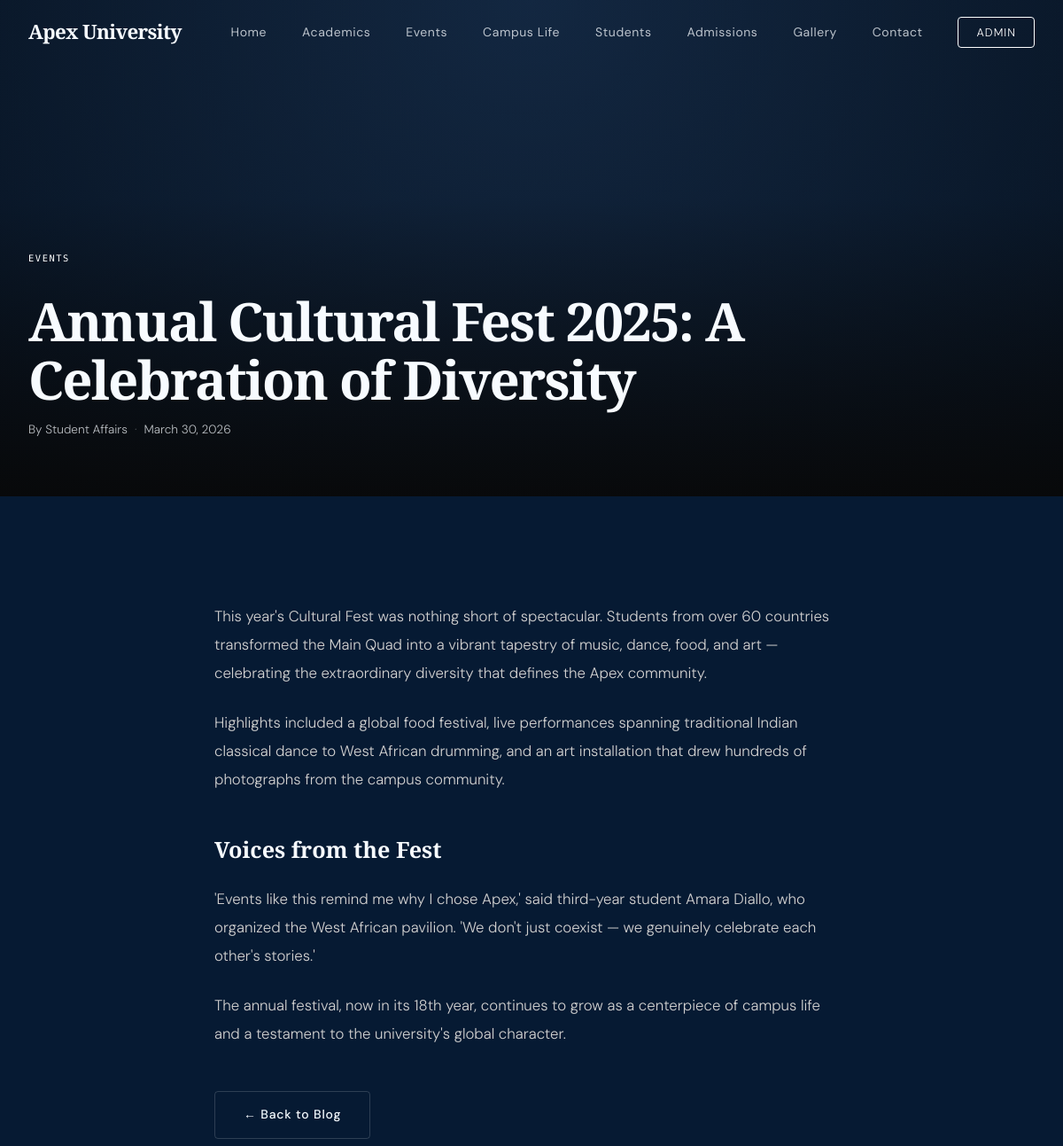
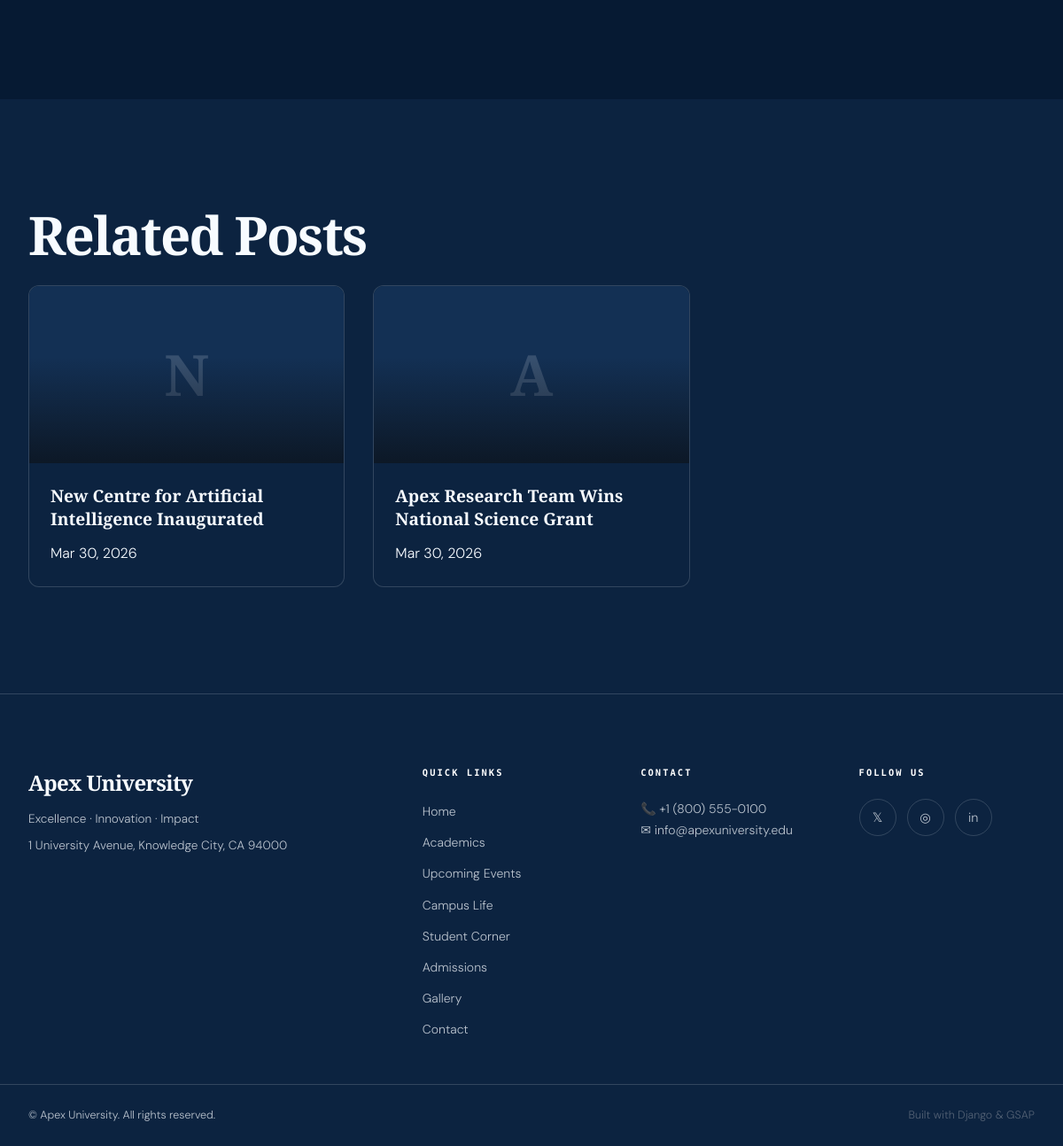
Page /blog/annual-cultural-fest-2025-a-celebration-of-diversity/ on the committed database (2 pictures, top to bottom).
### core/models.py (models this page shows, shortened)
class SiteSettings(models.Model):
    college_name = models.CharField(max_length=200, default="Apex University")
    tagline = models.CharField(max_length=300, blank=True)
    logo = models.ImageField(upload_to='site/', blank=True, null=True)
    footer_text = models.TextField(blank=True)
    phone = models.CharField(max_length=50, blank=True)
    email = models.EmailField(blank=True)
    address = models.TextField(blank=True)
    facebook_url = models.URLField(blank=True)
    twitter_url = models.URLField(blank=True)
    instagram_url = models.URLField(blank=True)
    linkedin_url = models.URLField(blank=True)
    youtube_url = models.URLField(blank=True)
    class Meta:
        verbose_name = "Site Settings"
        verbose_name_plural = "Site Settings"

class Blog(models.Model):
    title = models.CharField(max_length=300)
    slug = models.SlugField(unique=True, help_text="URL-friendly identifier (auto or manual)")
    excerpt = models.TextField(max_length=500, blank=True, help_text="Short preview text for listing page")
    content = models.TextField(help_text="Full blog post content (supports HTML)")
    image = models.ImageField(upload_to='blog/', blank=True, null=True)
    author = models.CharField(max_length=100, default="Admin")
    category = models.CharField(max_length=100, blank=True, help_text="e.g. Events, Research, Campus Life")
    is_published = models.BooleanField(default=True)
    created_at = models.DateTimeField(default=timezone.now)
    updated_at = models.DateTimeField(auto_now=True)
    class Meta:
        ordering = ['-created_at']
        verbose_name = "Blog Post"
        verbose_name_plural = "Blog Posts"
    def get_absolute_url(self):
        from django.urls import reverse
        return reverse('blog_detail', kwargs={'slug': self.slug})

### core/views.py (the view)
# urls.py: path('blog/<slug:slug>/', views.blog_detail, name='blog_detail'),
def blog_detail(request, slug):
    post = get_object_or_404(Blog, slug=slug, is_published=True)
    related = Blog.objects.filter(is_published=True).exclude(pk=post.pk)[:3]
    site = get_site_settings()
    context = {
        'post': post,
        'related': related,
        'site': site,
        'page': 'blog',
    }
    return render(request, 'core/blog_detail.html', context)

### core/views.py (called while the page is built)
def get_site_settings():
    return SiteSettings.objects.first()

### core/templates/core/blog_detail.html (shortened to what this page needs)
{% extends 'core/base.html' %}
{% load static %}
{% block content %}
<section class="post-hero" aria-label="{{ post.title }}">
  {% if post.image %}
    <div class="post-hero-bg" style="background-image: url('{{ post.image.url }}');"></div>
  {% else %}
    <div class="post-hero-bg post-hero-bg--gradient"></div>
  {% endif %}
  <div class="post-hero-overlay" aria-hidden="true"></div>
  <div class="post-hero-content">
    {% if post.category %}
      <span class="blog-category">{{ post.category }}</span>
    {% endif %}
    <h1 class="post-hero-title">{{ post.title }}</h1>
    <div class="post-meta">
      <span>By {{ post.author }}</span>
      <span class="post-meta-dot" aria-hidden="true">·</span>
      <time datetime="{{ post.created_at|date:'Y-m-d' }}">{{ post.created_at|date:"F d, Y" }}</time>
    </div>
  </div>
</section>
<section class="post-content-section section">
  <div class="container container--narrow">
    <div class="post-body reveal-element">
      {{ post.content|safe }}
    </div>
    <div class="post-nav reveal-element">
      <a href="{% url 'blog_list' %}" class="btn btn--ghost">← Back to Blog</a>
    </div>
  </div>
</section>
{% if related %}
<section class="related-posts section" aria-label="Related Posts">
  <div class="container">
    <h2 class="section-title reveal-element">Related Posts</h2>
    <div class="blog-grid">
      {% for rpost in related %}
      <article class="blog-card reveal-element" style="--card-delay: {{ forloop.counter0 }};">
        <a href="{{ rpost.get_absolute_url }}" class="blog-card-link" tabindex="-1" aria-hidden="true">
          <div class="blog-card-image">
            {% if rpost.image %}
              <img src="{{ rpost.image.url }}" alt="{{ rpost.title }}" loading="lazy" />
            {% else %}
              <div class="blog-card-placeholder" aria-hidden="true"><span>{{ rpost.title|first }}</span></div>
            {% endif %}
            <div class="blog-card-overlay" aria-hidden="true"></div>
          </div>
        </a>
        <div class="blog-card-body">
          <h3 class="blog-card-title"><a href="{{ rpost.get_absolute_url }}">{{ rpost.title }}</a></h3>
          <time datetime="{{ rpost.created_at|date:'Y-m-d' }}">{{ rpost.created_at|date:"M d, Y" }}</time>
        </div>
      </article>
      {% endfor %}
    </div>
  </div>
</section>
{% endif %}
{% endblock %}

### core/templates/core/base.html (shortened to what this page needs)
{% load static %}
<!DOCTYPE html>
<html lang="en">
<head>
  <link rel="stylesheet" href="{% static 'core/css/main.css' %}" />
</head>
<body class="dark-theme">
  <header id="navbar" class="navbar" role="banner">
    <nav class="nav-container" aria-label="Main navigation">
      <a href="{% url 'home' %}" class="nav-logo" aria-label="Homepage">
        {% if site and site.logo %}
          <img src="{{ site.logo.url }}" alt="{{ site.college_name }}" />
        {% else %}
          <span class="logo-text">{% if site %}{{ site.college_name }}{% else %}APEX{% endif %}</span>
        {% endif %}
      </a>
      <ul class="nav-links" role="list">
        <li><a href="{% url 'home' %}#hero" class="nav-link {% if page == 'home' %}active{% endif %}">Home</a></li>
        <li><a href="{% url 'academics' %}" class="nav-link {% if page == 'academics' %}active{% endif %}">Academics</a></li>
        <li><a href="{% url 'events' %}" class="nav-link {% if page == 'events' %}active{% endif %}">Events</a></li>
        <li><a href="{% url 'campus_life' %}" class="nav-link {% if page == 'campus_life' %}active{% endif %}">Campus Life</a></li>
        <li><a href="{% url 'student_corner' %}" class="nav-link {% if page == 'student_corner' %}active{% endif %}">Students</a></li>
        <li><a href="{% url 'admissions' %}" class="nav-link {% if page == 'admissions' %}active{% endif %}">Admissions</a></li>
        <li><a href="{% url 'gallery' %}" class="nav-link {% if page == 'gallery' %}active{% endif %}">Gallery</a></li>
        <li><a href="{% url 'contact' %}" class="nav-link {% if page == 'contact' %}active{% endif %}">Contact</a></li>
        <li><a href="/admin/" class="nav-cta" target="_blank" rel="noopener">Admin</a></li>
      </ul>
    </nav>
  </header>
  <main id="main-content">
    {% block content %}{% endblock %}
  </main>
  <footer class="footer" role="contentinfo">
    <div class="footer-container">
      <div class="footer-brand">
        <p class="footer-name">{% if site %}{{ site.college_name }}{% else %}Apex University{% endif %}</p>
        {% if site and site.tagline %}
          <p class="footer-tagline">{{ site.tagline }}</p>
        {% endif %}
        {% if site and site.address %}
          <p class="footer-address">{{ site.address }}</p>
        {% endif %}
      </div>
      <div class="footer-links">
        <h4 class="footer-heading">Quick Links</h4>
        <ul>
          <li><a href="{% url 'home' %}">Home</a></li>
          <li><a href="{% url 'academics' %}">Academics</a></li>
          <li><a href="{% url 'events' %}">Upcoming Events</a></li>
          <li><a href="{% url 'campus_life' %}">Campus Life</a></li>
          <li><a href="{% url 'student_corner' %}">Student Corner</a></li>
          <li><a href="{% url 'admissions' %}">Admissions</a></li>
          <li><a href="{% url 'gallery' %}">Gallery</a></li>
          <li><a href="{% url 'contact' %}">Contact</a></li>
        </ul>
      </div>
      <div class="footer-contact">
        <h4 class="footer-heading">Contact</h4>
        {% if site %}
          {% if site.phone %}<p>📞 {{ site.phone }}</p>{% endif %}
          {% if site.email %}<p>✉ {{ site.email }}</p>{% endif %}
        {% else %}
          <p>✉ info@apexuniversity.edu</p>
        {% endif %}
      </div>
      <div class="footer-social">
        <h4 class="footer-heading">Follow Us</h4>
        <div class="social-icons">
          {% if site %}
            {% if site.twitter_url %}<a href="{{ site.twitter_url }}" target="_blank" rel="noopener" aria-label="Twitter">𝕏</a>{% endif %}
            {% if site.instagram_url %}<a href="{{ site.instagram_url }}" target="_blank" rel="noopener" aria-label="Instagram">◎</a>{% endif %}
            {% if site.linkedin_url %}<a href="{{ site.linkedin_url }}" target="_blank" rel="noopener" aria-label="LinkedIn">in</a>{% endif %}
          {% else %}
            <a href="#" aria-label="Instagram">◎</a>
            <a href="#" aria-label="LinkedIn">in</a>
            <a href="#" aria-label="Twitter">𝕏</a>
          {% endif %}
        </div>
      </div>
    </div>
    <div class="footer-bottom">
      <p>©  {% if site %}{{ site.college_name }}{% else %}Apex University{% endif %}. All rights reserved.</p>
      <p class="footer-credit">Built with Django &amp; GSAP</p>
    </div>
  </footer>
</body>
</html>

### rows in the picture
SiteSettings: college_name "Apex University", tagline "Excellence · Innovation · Impact", address "1 University Avenue, Knowledge City, CA 94000", phone "+1 (800) 555-0100", email "info@apexuniversity.edu"
Blog: category "EVENTS", title "Annual Cultural Fest 2025: A Celebration of Diversity", author "Student Affairs", created_at "March 30, 2026", content "This year's Cultural Fest was nothing short of spectacular. Students from over 60 countries transformed the Main Quad into a vibrant tapestry of music, dance, food, and art — celebrating the extraordinary diversity that defines the Apex community. Highlights included a global food festival, live performances spanning traditional Indian classical dance to West African drumming, and an art installation that drew hundreds of photographs from the campus community. Voices from the Fest 'Events like this remind me why I chose Apex,' said third-year student Amara Diallo, who organized the West African pavilion. 'We don't just coexist — we genuinely celebrate each other's stories.' The annual…"
Blog: title|first "N", title "New Centre for Artificial Intelligence Inaugurated", created_at "Mar 30, 2026"
Blog: title|first "A", title "Apex Research Team Wins National Science Grant", created_at "Mar 30, 2026"
